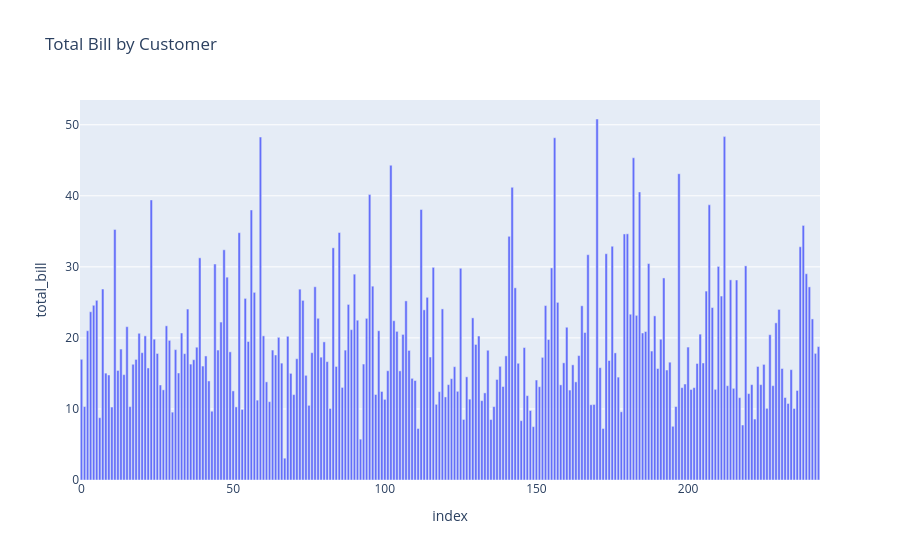

Notebook code for this chart:
### Code cell
import plotly.express as px

fig = px.bar(
    tips,
    x=tips.index,
    y="total_bill",
    title="Total Bill by Customer"
)

fig.show()

### Figure 1 — Plotly figure (JSON) as saved in the notebook; plotly's stock layout.template omitted (floating-point values rounded to 4 significant figures; data arrays with more than 128 entries replaced by an {"elided": "..."} marker saying what was removed)
{"data": [{"hovertemplate": "index=%{x}<br>total_bill=%{y}<extra></extra>", "legendgroup": "", "marker": {"color": "#636efa", "pattern": {"shape": ""}}, "name": "", "orientation": "v", "showlegend": false, "textposition": "auto", "type": "bar", "x": {"elided": "244 int values"}, "xaxis": "x", "y": {"elided": "244 float values"}, "yaxis": "y"}], "layout": {"barmode": "relative", "legend": {"tracegroupgap": 0}, "title": {"text": "Total Bill by Customer"}, "xaxis": {"anchor": "y", "domain": [0, 1], "title": {"text": "index"}}, "yaxis": {"anchor": "x", "domain": [0, 1], "title": {"text": "total_bill"}}}}
